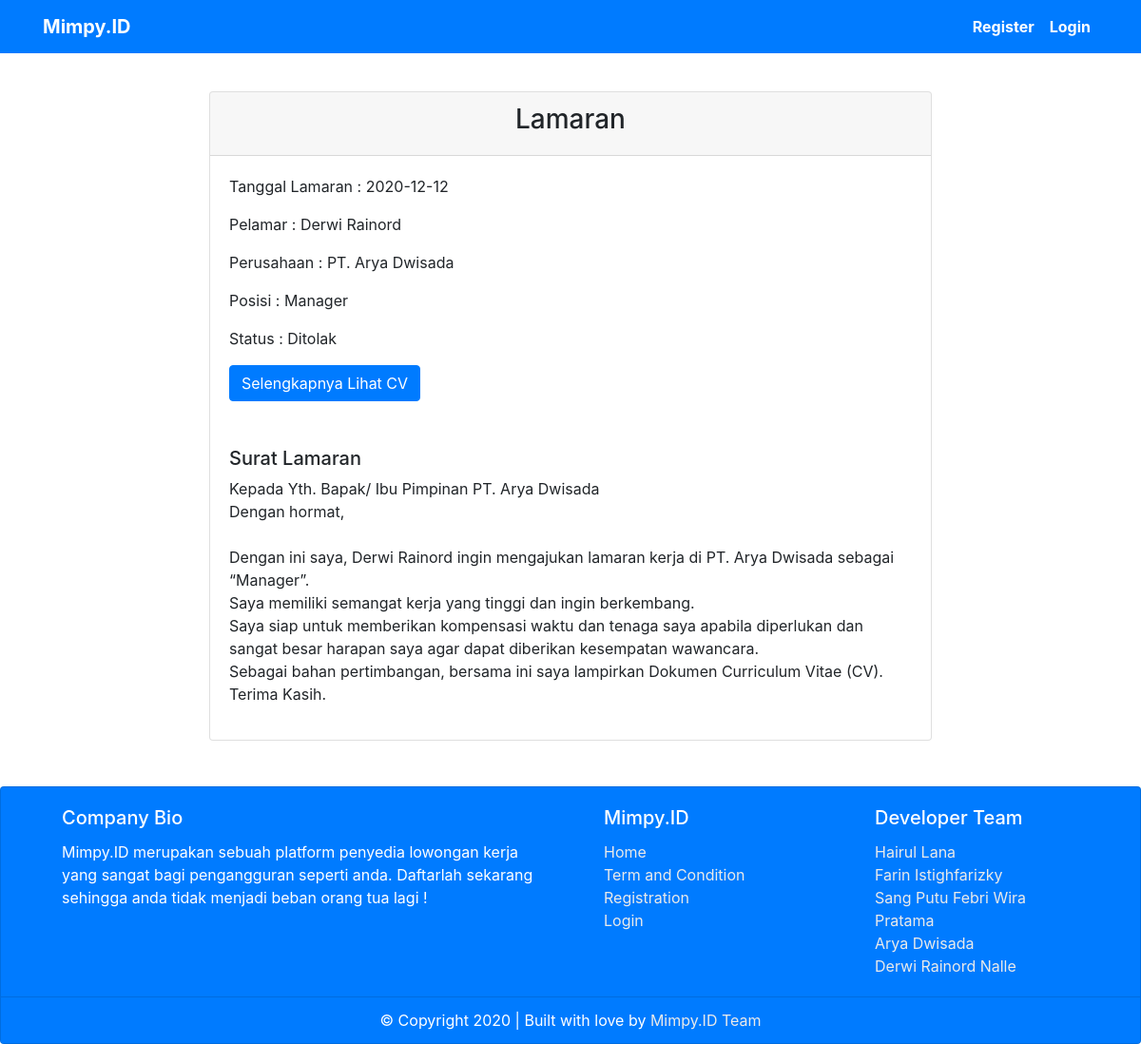
The page /lamaran.php?id=3 on the database its author committed.
### tables this page shows
CREATE TABLE `lamaran` (
  `id` int(11) NOT NULL,
  `idPelamar` int(11) NOT NULL,
  `idLoker` int(11) NOT NULL,
  `tanggal` date NOT NULL,
  `gaji` int(11) NOT NULL,
  `suratLamaran` text NOT NULL,
  `status` varchar(25) NOT NULL,
  `pesanPerusahaan` text NOT NULL
);

CREATE TABLE `pelamar` (
  `id` int(11) NOT NULL,
  `nama` varchar(50) NOT NULL,
  `email` varchar(50) NOT NULL,
  `telp` varchar(20) NOT NULL,
  `gender` varchar(10) NOT NULL,
  `alamat` varchar(100) NOT NULL,
  `cv` text NOT NULL,
  `password` varchar(255) NOT NULL
);

CREATE TABLE `perusahaan` (
  `id` int(11) NOT NULL,
  `nama` varchar(50) NOT NULL,
  `email` varchar(50) NOT NULL,
  `telp` varchar(20) NOT NULL,
  `kota` varchar(30) NOT NULL,
  `alamat` varchar(100) NOT NULL,
  `deskripsi` varchar(512) NOT NULL,
  `foto` text NOT NULL,
  `password` varchar(255) NOT NULL
);

CREATE TABLE `loker` (
  `id` int(11) NOT NULL,
  `idPerusahaan` int(11) NOT NULL,
  `posisi` varchar(30) NOT NULL,
  `lulusan` varchar(50) NOT NULL,
  `jobdesk` varchar(100) NOT NULL,
  `keterangan` varchar(256) NOT NULL,
  `status` varchar(11) NOT NULL
);

### lamaran.php (the view, shortened to what this page needs)
<?php
require "db.php";
$id = $_GET["id"];
$lamaran = mysqli_query($db, "SELECT lamaran.suratLamaran as suratLamaran, pelamar.id as idPelamar, pelamar.nama as namaPelamar, lamaran.status as status, lamaran.tanggal as tanggal, lamaran.id as idLamaran, perusahaan.nama as namaPerusahaan, loker.posisi as posisi from lamaran inner join loker on loker.id = lamaran.idLoker inner join perusahaan on perusahaan.id = loker.idPerusahaan inner join pelamar on lamaran.idPelamar = pelamar.id where lamaran.id = $id");
$lamaran = mysqli_fetch_assoc($lamaran);
$idPelamar = $lamaran["idPelamar"];
$pelamar = mysqli_fetch_assoc(mysqli_query($db, "SELECT * from pelamar where id = $idPelamar"));
?>
<!DOCTYPE html>
<html lang="en">
<head>
    <?php require "headtags.php" ?>
</head>
<body>
    <?php require "navbar.php" ?>
    <div class="row">
        <div class="col-md-8 offset-md-2">
            <div class="container mt-5 ">
                <div class="card">
                    <div class="card-header text-center">
                        <h3>Lamaran</h3>
                    </div>
                    <div class="card-body">
                        <p>Tanggal Lamaran : <?= $lamaran["tanggal"] ?></p>
                        <p>Pelamar : <?= $lamaran["namaPelamar"] ?></p>
                        <p>Perusahaan : <?= $lamaran["namaPerusahaan"] ?></p>
                        <p>Posisi : <?= $lamaran["posisi"] ?></p>
                        <p>Status : <?= $lamaran["status"] ?></p>
                        <p><a href="assets/cv/<?= $pelamar['cv'] ?>" class="btn btn-primary">Selengkapnya Lihat CV</a></p>
                        <div class="mt-5">
                            <h5>Surat Lamaran</h5>
                            <p>
                                <?= nl2br(str_replace(' ','  ', htmlspecialchars($lamaran["suratLamaran"]))); ?>
                            </p>
                        </div>
                    </div>
                </div>
            </div>
        </div>
    </div>
    <?php
    include 'footer.php'
    ?>
</body>
</html>

### rows shown on the page
lamaran: tanggal "2020-12-12", idPelamar.nama "Derwi Rainord", perusahaan.nama "PT. Arya Dwisada", idLoker.posisi "Manager", status "Ditolak", suratLamaran "Kepada Yth. Bapak/ Ibu Pimpinan PT. Arya Dwisada Dengan hormat, Dengan ini saya, Derwi Rainord ingin mengajukan lamaran kerja di PT. Arya Dwisada sebagai “Manager”. Saya memiliki semangat kerja yang tinggi dan ingin berkembang. Saya siap untuk memberikan kompensasi waktu dan tenaga saya apabila diperlukan dan sangat besar harapan saya agar dapat diberikan kesempatan wawancara. Sebagai bahan pertimbangan, bersama ini saya lampirkan Dokumen Curriculum Vitae (CV). Terima Kasih."
